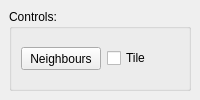
  <widget class="QDockWidget" name="TileDockWidget">
   <property name="features">
    <set>QDockWidget::DockWidgetMovable</set>
   </property>
   <property name="windowTitle">
    <string>Tile</string>
   </property>
   <attribute name="dockWidgetArea">
    <number>1</number>
   </attribute>
   <widget class="QWidget" name="dockWidgetContents_7">
    <layout class="QGridLayout" name="gridLayout_22">
     <item row="0" column="0">
      <widget class="QGroupBox" name="groupBox_8">
       <property name="maximumSize">
        <size>
         <width>16777215</width>
         <height>16777215</height>
        </size>
       </property>
       <property name="title">
        <string>Controls:</string>
       </property>
       <layout class="QGridLayout" name="gridLayout_13">
        <item row="0" column="0">
         <widget class="QPushButton" name="pushButton_2">
          <property name="minimumSize">
           <size>
            <width>0</width>
            <height>23</height>
           </size>
          </property>
          <property name="maximumSize">
           <size>
            <width>16777215</width>
            <height>23</height>
           </size>
          </property>
          <property name="text">
           <string>Neighbours</string>
          </property>
         </widget>
        </item>
        <item row="0" column="1">
         <widget class="QCheckBox" name="checkBoxTileable">
          <property name="layoutDirection">
           <enum>Qt::LeftToRight</enum>
          </property>
          <property name="text">
           <string>Tile</string>
          </property>
         </widget>
        </item>
       </layout>
      </widget>
     </item>
    </layout>
   </widget>
  </widget>
